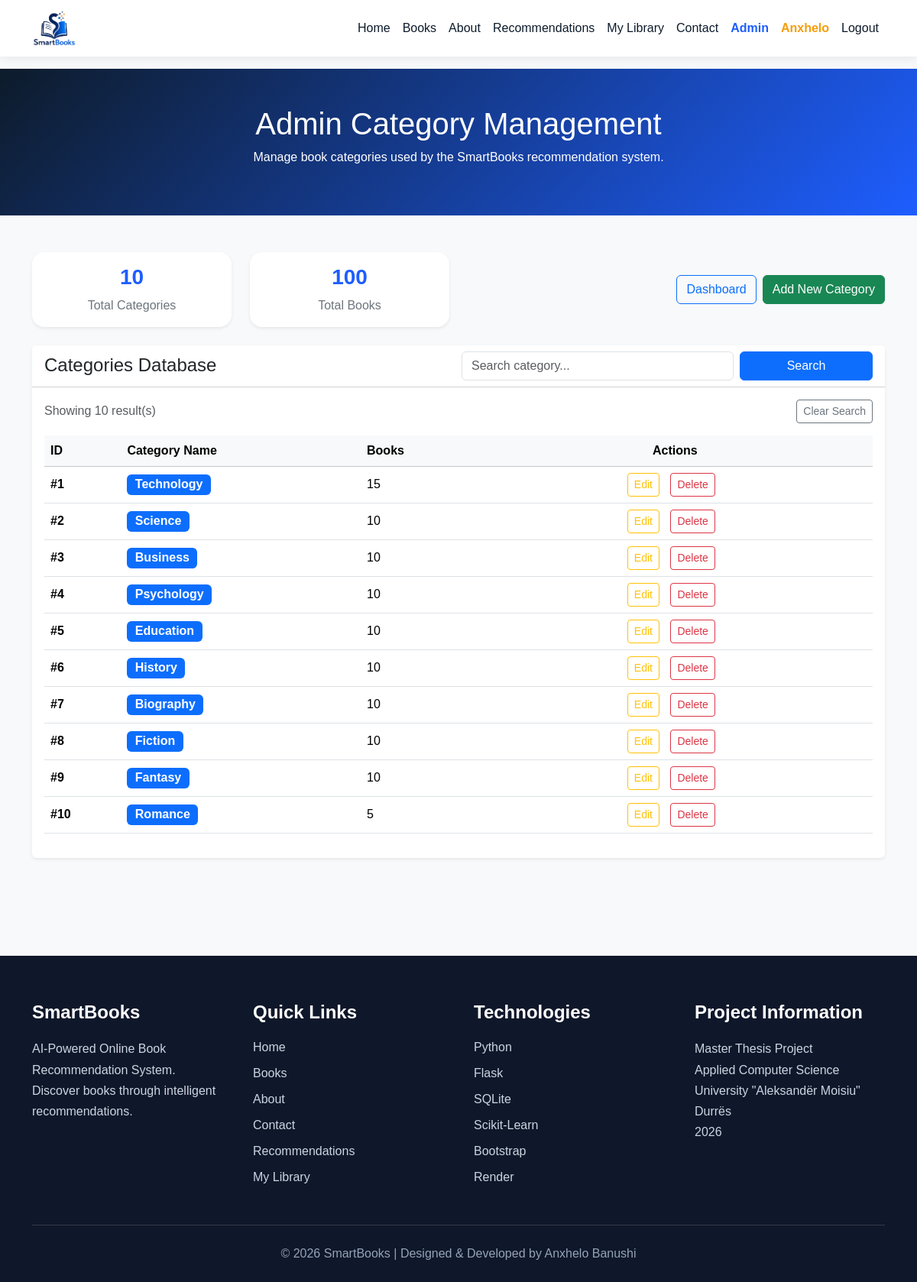
The app's page /admin/categories (signed in) with its own data.
### models.py (models this page shows)
class Category(db.Model):
    __tablename__ = "categories"
    id = db.Column(db.Integer, primary_key=True)
    name = db.Column(db.String(100))

### app.py (the view)
@app.route("/admin/categories")
def admin_categories():
    if not admin_required():
        return redirect(url_for("login"))
    search = request.args.get("search", "")
    query = Category.query
    if search:
        query = query.filter(
            Category.name.like(f"%{search}%")
        )
    categories = query.all()
    total_categories = Category.query.count()
    total_books = Book.query.count()
    return render_template(
        "admin_categories.html",
        categories=categories,
        total_categories=total_categories,
        total_books=total_books,
        search=search
    )

### app.py (called while the page is built)
def admin_required():
    if not session.get("user_id"):
        flash("Please login to access this page.", "warning")
        return False
    if session.get("role") != "admin":
        flash("Access denied. Admin privileges are required.", "danger")
        return False
    return True

### templates/admin_categories.html
{% extends "base.html" %}
{% block content %}
<section class="books-header py-5">
    <div class="container text-center">
        <h1>Admin Category Management</h1>
        <p>
            Manage book categories used by the SmartBooks recommendation system.
        </p>
    </div>
</section>
<section class="container py-5">
    <div class="row mb-4">
        <div class="col-md-3">
            <div class="card dashboard-card shadow-sm border-0">
                <div class="card-body text-center">
                    <h3>{{ total_categories }}</h3>
                    <p>Total Categories</p>
                </div>
            </div>
        </div>
        <div class="col-md-3">
            <div class="card dashboard-card shadow-sm border-0">
                <div class="card-body text-center">
                    <h3>{{ total_books }}</h3>
                    <p>Total Books</p>
                </div>
            </div>
        </div>
        <div class="col-md-6 text-end d-flex align-items-center justify-content-end">
            <a href="{{ url_for('dashboard') }}"
               class="btn btn-outline-primary me-2">
                Dashboard
            </a>
            <a href="{{ url_for('add_category') }}"
               class="btn btn-success">
                Add New Category
            </a>
        </div>
    </div>
    <div class="card shadow-sm border-0">
        <div class="card-header bg-white">
            <form method="GET" action="{{ url_for('admin_categories') }}">
                <div class="row g-2 align-items-center">
                    <div class="col-md-6">
                        <h4 class="mb-0">Categories Database</h4>
                    </div>
                    <div class="col-md-4">
                        <input type="text"
                               name="search"
                               class="form-control"
                               placeholder="Search category..."
                               value="{{ search }}">
                    </div>
                    <div class="col-md-2">
                        <button type="submit"
                                class="btn btn-primary w-100">
                            Search
                        </button>
                    </div>
                </div>
            </form>
        </div>
        <div class="card-body">
            <div class="d-flex justify-content-between align-items-center mb-3">
                <p class="mb-0 text-muted">
                    Showing {{ categories|length }} result(s)
                </p>
                <a href="{{ url_for('admin_categories') }}"
                   class="btn btn-outline-secondary btn-sm">
                    Clear Search
                </a>
            </div>
            <div class="table-responsive">
                <table class="table table-hover align-middle">
                    <thead class="table-light">
                        <tr>
                            <th>ID</th>
                            <th>Category Name</th>
                            <th>Books</th>
                            <th class="text-center">Actions</th>
                        </tr>
                    </thead>
                    <tbody>
                        {% for category in categories %}
                        <tr>
                            <td>
                                <strong>#{{ category.id }}</strong>
                            </td>
                            <td>
                                <span class="badge bg-primary fs-6">
                                    {{ category.name }}
                                </span>
                            </td>
                            <td>
                                {{ category.books|length }}
                            </td>
                            <td class="text-center">
                                <a href="{{ url_for('edit_category', category_id=category.id) }}"
                                   class="btn btn-outline-warning btn-sm">
                                    Edit
                                </a>
                                <form method="POST"
                                      action="{{ url_for('delete_category', category_id=category.id) }}"
                                      class="d-inline"
                                      onsubmit="return confirm('Are you sure you want to delete this category?');">
                                    <button type="submit"
                                            class="btn btn-outline-danger btn-sm">
                                        Delete
                                    </button>
                                </form>
                            </td>
                        </tr>
                        {% else %}
                        <tr>
                            <td colspan="4" class="text-center text-muted py-4">
                                No categories found.
                            </td>
                        </tr>
                        {% endfor %}
                    </tbody>
                </table>
            </div>
        </div>
    </div>
</section>
{% endblock %}

### static/css/style.css (style rules this page uses)
body { font-family: Arial, sans-serif; background-color: #f8f9fa; }
.hero-section, .books-header, .home-hero { background: linear-gradient(135deg, #0d1b2a, #1e5eff); color: white; }
.profile-stat-card, .dashboard-card { border-radius: 16px; }
.profile-stat-card h3, .dashboard-card h3 { color: #1e5eff; font-weight: 800; }
.dashboard-card p { margin-bottom: 0; color: #6c757d; }
body { padding-top: 0; }
html { scroll-behavior: smooth; }
@media (min-width: 769px) { td.text-center { min-width: 220px; } }
@media (min-width: 769px) { td.text-center .btn { margin-right: 10px; } }

### records on screen
Category: id "1", name "Technology", books|length "15"
Category: id "2", name "Science", books|length "10"
Category: id "3", name "Business", books|length "10"
Category: id "4", name "Psychology", books|length "10"
Category: id "5", name "Education", books|length "10"
Category: id "6", name "History", books|length "10"
Category: id "7", name "Biography", books|length "10"
Category: id "8", name "Fiction", books|length "10"
Category: id "9", name "Fantasy", books|length "10"
Category: id "10", name "Romance", books|length "5"

### other values on screen
{{ session.get('username') }} "Anxhelo"
{{ total_categories }} "10"
{{ total_books }} "100"
{{ categories|length }} "10"
